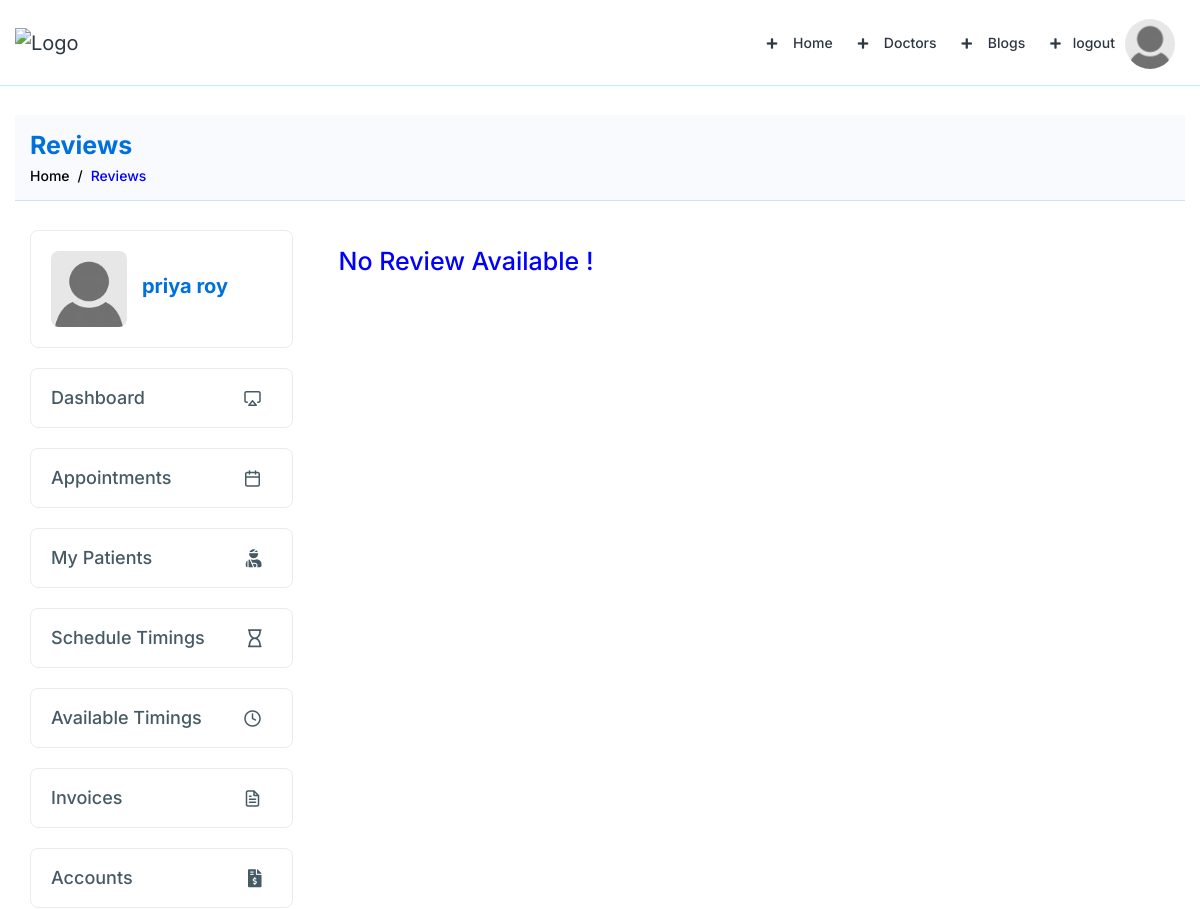
The app's page /reviews (signed in, upper part), older data.
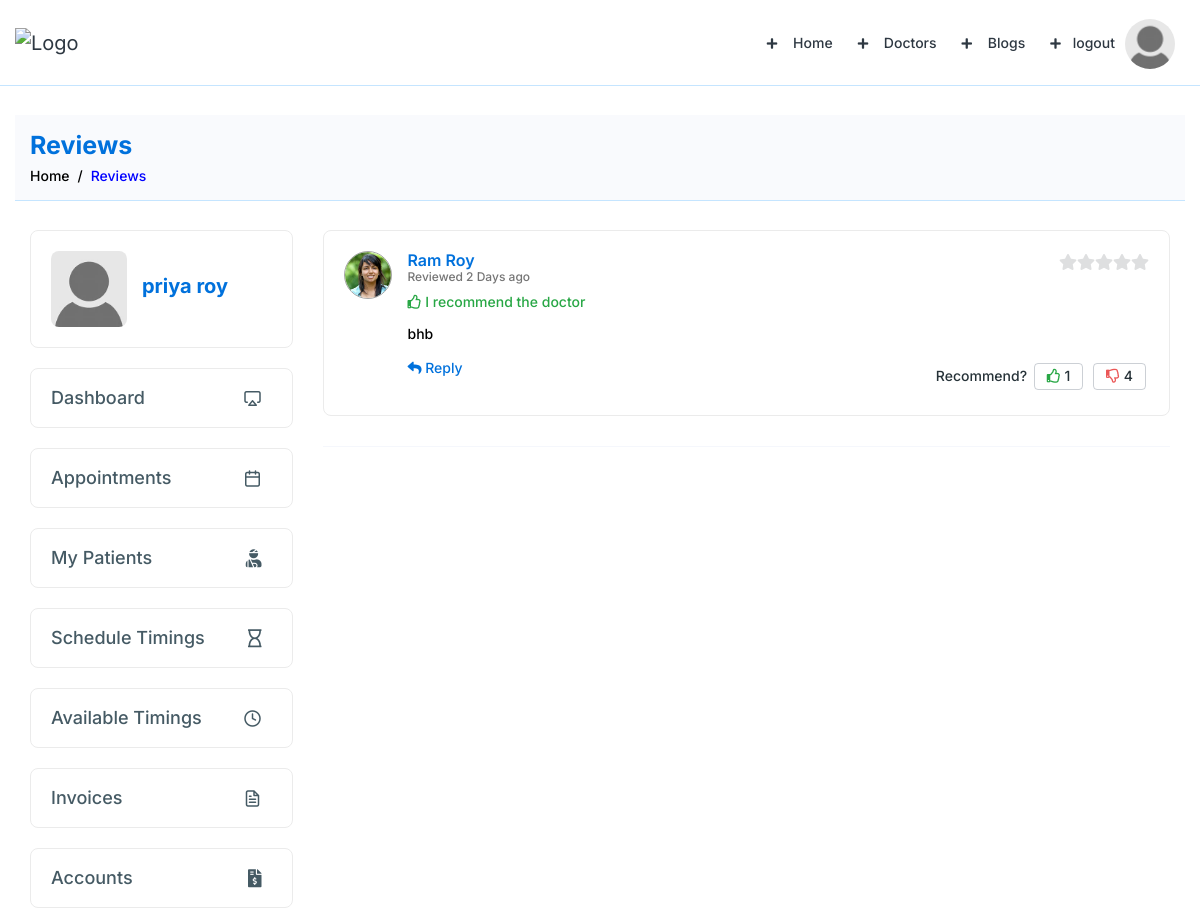
The same page, newer data.
### doctors/models.py (models this page shows, shortened)
class reView(models.Model):
    dics = models.ForeignKey(Dr, on_delete=models.CASCADE, related_name='reView')
    patient = models.ForeignKey('patient.patient_record',null=True, on_delete=models.CASCADE, related_name='reViewS')
    name = models.CharField(max_length=20)
    review = models.TextField(max_length=1000)
    YES = models.IntegerField()
    NO = models.IntegerField()
    rating = models.IntegerField(default=0)
    created=models.DateTimeField(auto_now_add=True)
    time = models.TimeField(auto_now=True)

### patient/models.py (models this page shows, shortened)
class patient_record(models.Model):
        patient = models.OneToOneField(User, on_delete=models.CASCADE, related_name="patient_record")
        name = models.CharField(max_length=50)
        img = models.ImageField()
        mobile = models.IntegerField(blank=True)
        city = models.CharField(max_length=50)
        address = models.TextField()
        email = models.EmailField()
        DOB= models.DateField(blank=True)
        gender = models.CharField(max_length=50)
        Blood_group = models.CharField(max_length=20)
        age = models.IntegerField(blank=True)
        date=models.DateField(auto_now=True)

### doctors/views.py (the view)
# urls.py: path('reviews', views.reviews, name='reviews'),
def reviews(request):
    if request.user.is_authenticated:
        dr=Dr.objects.get(id=request.user.Dr.id)
        rev=reView.objects.filter(dics=dr)
        return render(request,'doctor/reviews.html',{'review':rev})
    else:
        return redirect('error500')

### doctors/templates/doctor/reviews.html (shortened to what the changed rows need)
{% extends 'blank-page.html' %}
{% block body %}
{% load static %}
   <div class="breadcrumb-bar">
    <div class="container-fluid">
     <div class="row align-items-center">
      <div class="col-md-12 col-12">
       <h2 class="breadcrumb-title">
        Reviews
       </h2>
      </div>
     </div>
    </div>
   </div>
   <div class="content">
    <div class="container-fluid">
     <div class="row">
      <div class="col-md-7 col-lg-8 col-xl-9">{% if review|length is not 0%}
       <div class="doc-review review-listing">
        <ul class="comments-list">{% for i in review%}
         <li>
          <div class="comment">
           <img alt="User Image" class="avatar rounded-circle" src="/media/{{i.patient.img}}"/>
           <div class="comment-body">
            <div class="meta-data">
             <span class="comment-author">
             {{i.name}}
             </span>
             <span class="comment-date">
              Reviewed 2 Days ago
             </span>
             <div class="review-count rating">
                {%for  j in "x"|ljust:"5"%}
    {%if i.rating > forloop.counter0 %}
                <i class="fas fa-star filled" >
                </i>
                {%else%}
                <i class="fas fa-star">
                </i>
                {%endif%}
                {%endfor%}
               </div>
            </div>
            <p class="recommended">
             <i class="far fa-thumbs-up">
             </i>
             I recommend the doctor
            </p>
            <p class="comment-content">
             {{i.review}}
            </p>
            <div class="comment-reply">
             <a class="comment-btn" href="#">
              <i class="fas fa-reply">
              </i>
              Reply
             </a>
             <p class="recommend-btn">
              <span>
               Recommend?
              </span>
              <a class="like-btn" href="/like?@//@/={{i.id}}&next={{request.get_full_path}}">
               <i class="far fa-thumbs-up">
               </i>
               {{i.YES}}
              </a>
              <a class="dislike-btn" href="/dislike?@//@/={{i.id}}&next={{request.get_full_path}}">
               <i class="far fa-thumbs-down">
               </i>
               {{i.NO}}
              </a>
             </p>
            </div>
           </div>
          </div>
         </li>
{%endfor%}
        </ul>
       </div>
       {% else %}
               <p style="color:blue;font-size:25px;" class="my-3 mx-3" >No Review Available !</p>
               {% endif %}
      </div>
     </div>
    </div>
   </div>
{%endblock%}

Row changes from the older to the newer data that the page shows:
added reView: patient.img (picture), name "Ram Roy", rating 0 (drawn), review "bhb", YES "1", NO "4"
Text that changed along with them:
text no longer shown: "No Review Available !"
